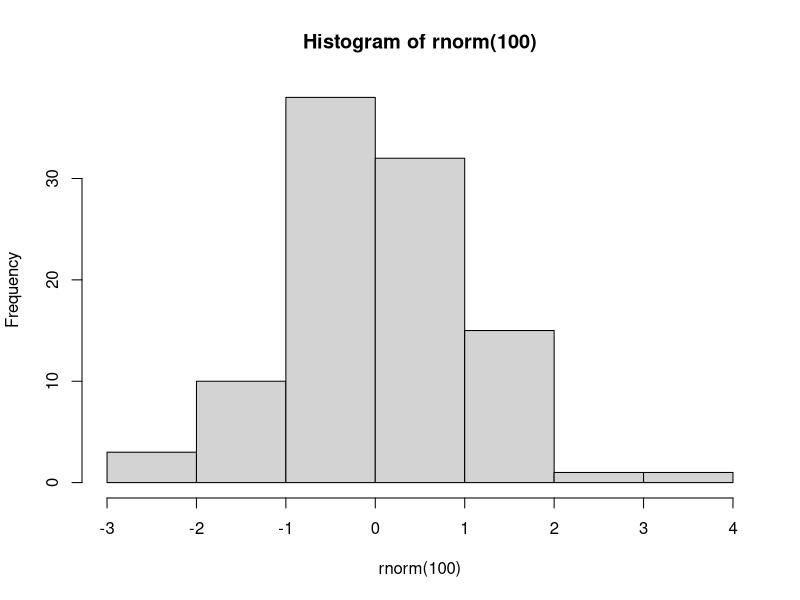
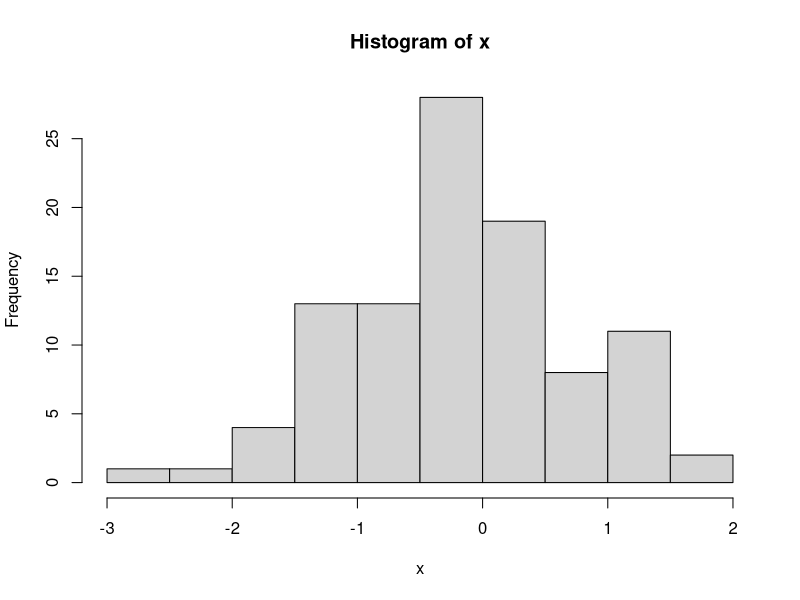

The R source for these figures, in order:
## ---- chunk 1
obj <- 1
## ---- chunk 2
nom <- "nomObjet"
## ---- chunk 3
assign(x = nom, value = 1)
## ---- chunk 4
ls()
## ---- chunk 5
nomObjet
## ---- chunk 6
for (i in 1:5) {
  assign(x = paste0("obj", i), value = 1:i)
}
## ---- chunk 7
ls()
## ---- chunk 8
str(nomObjet)
## ---- chunk 9
str(get(nom))
## ---- chunk 10
# Équivalent à
str("nomObjet")
## ---- chunk 11
for (i in 1:5) {
  cat(paste0("obj", i, " ="), get(paste0("obj", i)), "\n")
}
## ---- chunk 12
median(x = 1:10)
get("median")(x = 1:10)
do.call("median", args = list(x = 1:10))
## ---- chunk 13
#' Calcul de statistiques descriptives
#'
#' Cette fonction permet de calculer des statistiques descriptives au choix
#'
#' @param x vecteur d'observations
#' @param choix une chaîne de caractères spécifiant le nom de la fonction
#'              à appeler pour le calcul, soit "table" (par défaut), "mean",
#'              "median", "sd" ou "mad"
#' @param retirerNA un logique spécifiant si les valeurs manquantes (NA)
#'                  doivent être retirées avant le calcul (par défaut TRUE)
#'
#' @return le résultat de l'appel à la fonction choisie
#'
choixstat <- function(x, choix = c("table", "mean", "median", "sd", "mad"),
                      retirerNA = TRUE) {
  choix <- match.arg(choix)
  arguments <- list(x)
  if (choix == "table"){
    arguments$useNA <- if (retirerNA) "no" else "ifany"
  } else {
    arguments$na.rm <- retirerNA
  }
  do.call(what = choix, args = arguments)
}
## ---- chunk 14
# Équivalent
median(c(2,3,2,3,3,4,NA,3), na.rm = TRUE)
## ---- chunk 15
# Équivalent à 
median(c(2,3,2,3,3,4,NA,3), na.rm = FALSE)
## ---- chunk 16
# Équivalent à 
table(c(2,3,2,3,3,4,NA,3), useNA = "no")
## ---- chunk 17
# Équivalent à 
table(c(2,3,2,3,3,4,NA,3), useNA = "ifany")
## ---- chunk 18
f1 <- y ~ x1 + x2
## ---- chunk 19
str(f1)
f1[1]
f1[2]
f1[3]
## ---- chunk 20
str("y ~ x1 + x2")
f2 <- as.formula("y ~ x1 + x2")
str(f2)
## ---- chunk 21
#' Régression polynomiale
#'
#' Ajustement d'un modèle de régression polynomial entre deux variables
#'
#' @param y vecteur des observations de la variable réponse
#' @param x vecteur des observations de la variable explicative
#' @param dg degré du modèle polynomial à ajuster
#'
#' @return sortie de la fonction lm pour le modèle demandé
#'
regPoly <- function(y, x, dg){
  formule <- paste("y ~", 
                   paste(paste0("I(x^", 1:dg, ")"), collapse = " + ")
                   )
  lm(as.formula(formule))
}
## ---- chunk 22
regPoly(y = cars$dist, x = cars$speed, dg = 3)
regPoly(y = cars$dist, x = cars$speed, dg = 5)
## ---- chunk 23
f1
## ---- chunk 24
update(f1, . ~ . + x3)
## ---- chunk 25
update(f1, . ~ . - x2)
## ---- chunk 26
update(f1, sqrt(.) ~ .)
## ---- chunk 27
median(x = 1:10)
## ---- chunk 28
out <- median(x = 1:10)
## ---- chunk 29
out
## ---- chunk 30
out_quote <- quote(median(x = 1:10))
out_quote
str(out_quote)
## ---- chunk 31
eval(out_quote)
## ---- chunk 32
out_call <- call("median", x = 1:10)
out_call
str(out_call)
## ---- chunk 33
all.equal(out_quote, out_call)
## ---- chunk 34
eval(out_call)
## ---- chunk 35
instruc_car <- "median(x = 1:10)"
str(instruc_car)
## ---- chunk 36
out_parse <- parse(text = instruc_car)
out_parse
## ---- chunk 37
eval(out_parse)
## ---- chunk 38
regPoly2 <- function(y, x, dg){
  instruc <- paste0("lm(y ~ ", 
                    paste(paste0("I(x^", 1:dg, ")"), collapse = " + "),
                    ")")
  eval(parse(text = instruc))
}
## ---- chunk 39
regPoly2(y = cars$dist, x = cars$speed, dg = 3)
regPoly2(y = cars$dist, x = cars$speed, dg = 5)
## ---- chunk 40
hist(rnorm(100))
x <- rnorm(100)
hist(x)
## ---- chunk 41
fct1 <- function(x){
  x
}
test <- fct1(1:10)
test
str(test)
## ---- chunk 42
fct2 <- function(x){
  substitute(x)
}
test <- fct2(1:10)
test
str(test)
## ---- chunk 43
fct3 <- function(x){
  deparse(substitute(x))
}
test <- fct3(1:10)
test
str(test)
## ---- chunk 44
fct4 <- function(x){
  match.call()
}
test <- fct4(1:10)
test
str(test)
## ---- chunk 45
fct5 <- function(x, y){
  appel <- match.call()
  list(appel_complet = appel, 
       arg_x_exp = appel$x,
       arg_y_car = deparse(appel$x),
       arg_y_exp = appel$y)
}
test <- fct5(x = 1:10, y = "a")
str(test)
